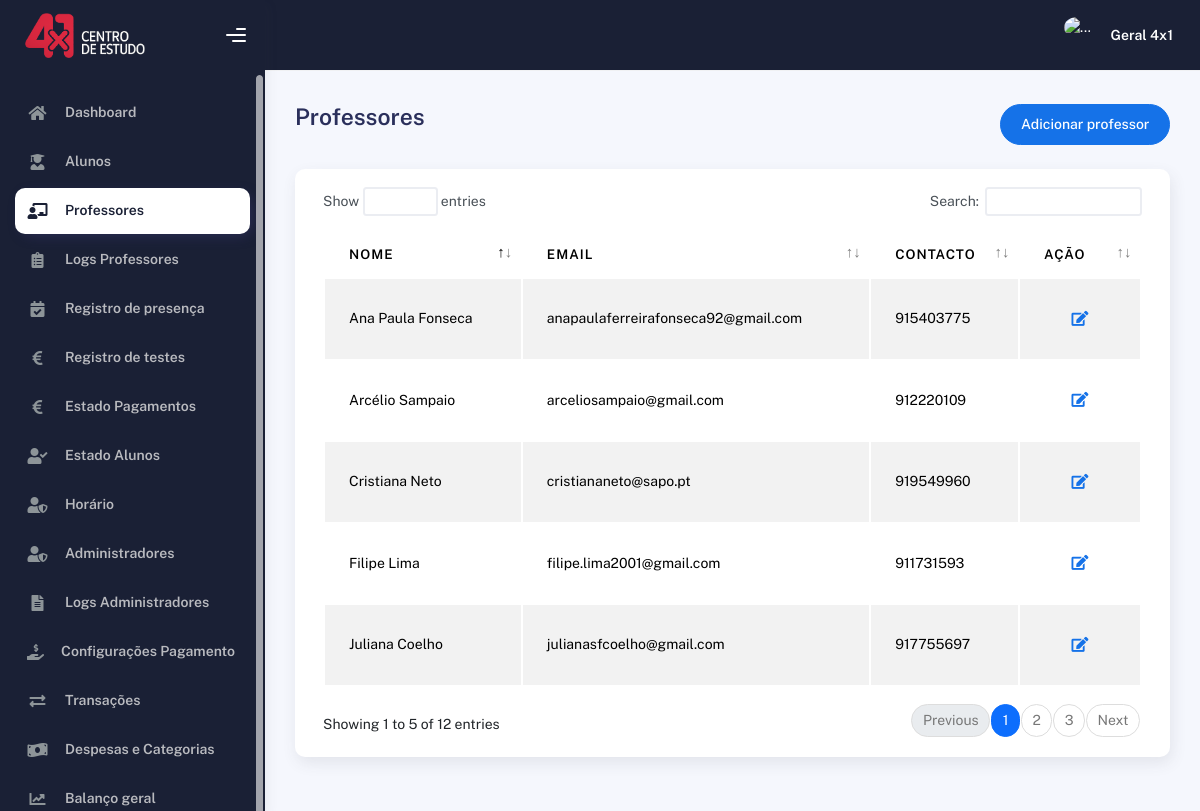
Page /professor.php (signed in) on the earlier database version.
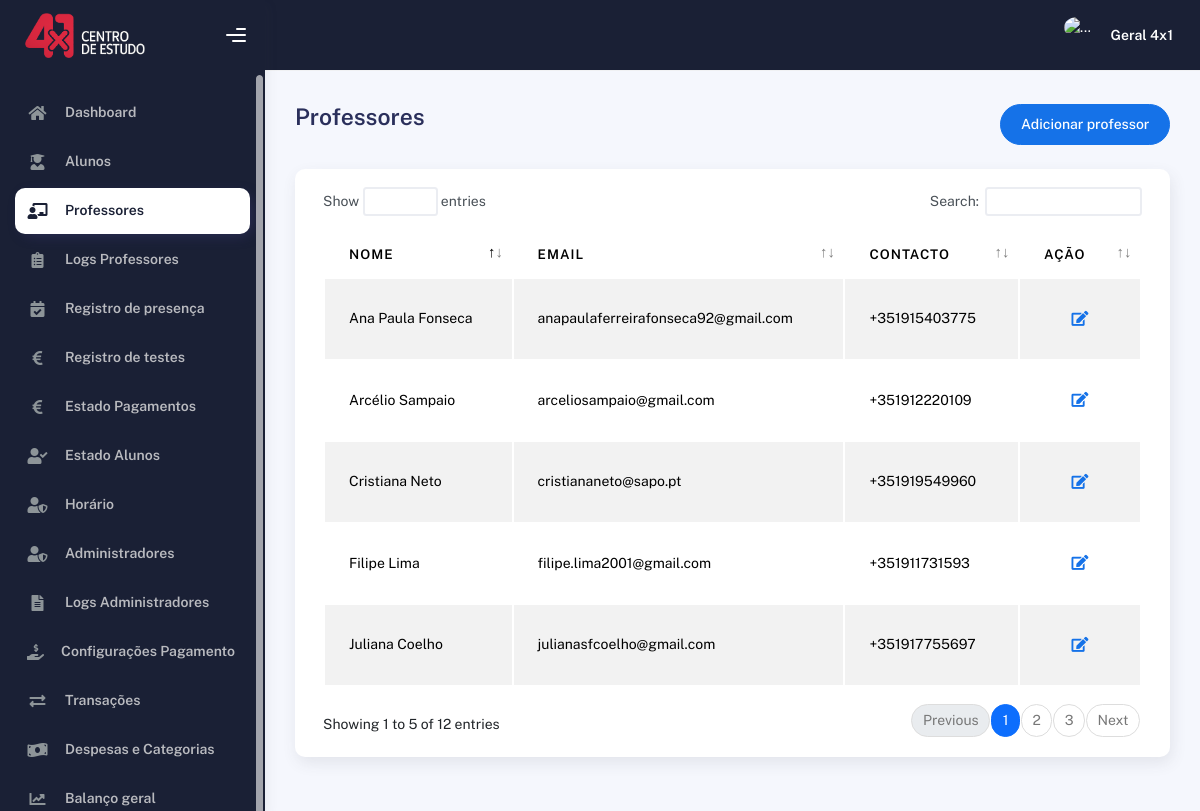
Same page on the later database version.
### tables this page shows
CREATE TABLE IF NOT EXISTS `professores` (
  `id` int NOT NULL AUTO_INCREMENT,
  `nome` text NOT NULL,
  `email` text NOT NULL,
  `contacto` varchar(25) NOT NULL,
  `pass` text NOT NULL,
  `img` text NOT NULL,
  `notHorario` tinyint NOT NULL DEFAULT '0',
  `ativo` tinyint NOT NULL DEFAULT '1',
  PRIMARY KEY (`id`)
);

### professor.php (the view, shortened to what this page needs)
<?php
    include('./head.php');
    $estouEm = 3;
?>
</head>
  <body>
    <div class="wrapper">
      <?php
        include('./sideBar.php');
      ?>
        <div class="container">
          <div class="page-inner">
            <div
              class="d-flex align-items-left align-items-md-center flex-column flex-md-row pt-2 pb-4"
            >
              <div>
                <h3 class="fw-bold mb-3">Professores</h3>
              </div>
              <div class="ms-md-auto py-2 py-md-0">
                <a href="professorCriar.php" class="btn btn-primary btn-round">Adicionar professor</a>
              </div>
            </div>
            <div class="col-md-12">
              <div class="card">
                <div class="card-body">
                  <div class="table-responsive">
                    <table
                      id="multi-filter-select"
                      class="display table table-striped table-hover"
                    >
                      <thead>
                        <tr>
                          <th>Nome</th>
                          <th>Email</th>
                          <th>Contacto</th>
                          <th style="width: 10%">Ação</th>
                        </tr>
                      </thead>
                      <tbody>
                        <?php
                          $sql = "SELECT id, nome, email, contacto FROM professores ORDER BY ativo DESC;";
                          $result = $con->query($sql);
                          if ($result->num_rows > 0) {
                            while ($row = $result->fetch_assoc()) {
                              echo "<tr>
                                      <td>{$row['nome']}</td>
                                      <td>{$row['email']}</td>
                                      <td>{$row['contacto']}</td>
                                      <td>
                                        <div class=\"form-button-action\">
                                          <button
                                            type=\"button\"
                                            data-bs-toggle=\"tooltip\"
                                            onclick=\"window.location.href='professorEdit.php?idProf=" . $row['id'] . "'\"
                                            class=\"btn btn-link btn-primary btn-lg\"
                                            data-original-title=\"Editar Professor\"
                                          >
                                            <i class=\"fa fa-edit\"></i>
                                          </button>
                                        </div>
                                      </td>
                                  </tr>";
                            }
                          }
                        ?>
                      </tbody>
                    </table>
                  </div>
                </div>
              </div>
            </div>
          </div>
        </div>
      </div>
    </div>
  </body>
</html>

### head.php (shortened to what this page needs)
<!DOCTYPE html>
<html lang="en">
<head>
    <link rel="stylesheet" href="https://cdnjs.cloudflare.com/ajax/libs/intl-tel-input/17.0.8/css/intlTelInput.css"/>
    <link href="https://cdnjs.cloudflare.com/ajax/libs/font-awesome/6.0.0/css/all.min.css" rel="stylesheet">
    <link rel="stylesheet" href="assets/css/bootstrap.min.css" />
    <link rel="stylesheet" href="assets/css/plugins.min.css" />
    <link rel="stylesheet" href="assets/css/kaiadmin.min.css" />
</head>

### sideBar.php (shortened to what this page needs)
<div class="sidebar sidebar-style-2" data-background-color="dark">
    <div class="sidebar-logo">
        <div class="logo-header" data-background-color="dark">
            <a href="dashboard.php" class="logo">
                <img src="./images/LogoBranco4x1.png" alt="navbar brand" class="navbar-brand" height="45">
            </a>
            <div class="nav-toggle">
                <button class="btn btn-toggle toggle-sidebar">
                    <i class="gg-menu-right"></i>
                </button>
            </div>
        </div>
    </div>
    <div class="sidebar-wrapper scrollbar scrollbar-inner">
        <div class="sidebar-content">
        <ul class="nav nav-secondary">
            <li class="nav-item <?php echo ($estouEm == 1) ? 'active' : ''; ?>">
                <a href="dashboard.php">
                    <i class="fas fa-home"></i>
                    <p>Dashboard</p>
                </a>
            </li>
            <li class="nav-item <?php echo ($estouEm == 2) ? 'active' : ''; ?>">
                <a href="aluno.php">
                    <i class="fas fa-user-graduate"></i>
                    <p>Alunos</p>
                </a>
            </li>
            <?php if ($_SESSION["tipo"] == "administrador") { ?>
                <li class="nav-item <?php echo ($estouEm == 3) ? 'active' : ''; ?>">
                    <a href="professor.php">
                        <i class="fas fa-chalkboard-teacher"></i>
                        <p>Professores</p>
                    </a>
                </li>
                <li class="nav-item <?php echo ($estouEm == 4) ? 'active' : ''; ?>">
                    <a href="professorLogs.php">
                        <i class="fas fa-clipboard-list"></i>
                        <p>Logs Professores</p>
                    </a>
                </li>
            <?php } ?>
            <li class="nav-item <?php echo ($estouEm == 5) ? 'active' : ''; ?>">
                <a href="presenca.php">
                    <i class="fas fa-calendar-check"></i>
                    <p>Registro de presença</p>
                </a>
            </li>
            <li class="nav-item <?php echo ($estouEm == 6) ? 'active' : ''; ?>">
                <a href="testes.php">
                    <i class="fas fa-euro-sign"></i>
                    <p>Registro de testes</p>
                </a>
            </li>
            <li class="nav-item <?php echo ($estouEm == 7) ? 'active' : ''; ?>">
                <a href="pagamentoEstado.php">
                    <i class="fas fa-euro-sign"></i>
                    <p>Estado Pagamentos</p>
                </a>
            </li>
            <li class="nav-item <?php echo ($estouEm == 8) ? 'active' : ''; ?>">
                <a href="estadoAlunos.php">
                    <i class="fas fa-user-check"></i>
                    <p>Estado Alunos</p>
                </a>
            </li>
            <li class="nav-item <?php echo ($estouEm == 9) ? 'active' : ''; ?>">
                <a href="horario.php">
                    <i class="fas fa-user-shield"></i>
                    <p>Horário</p>
                </a>
            </li>
            <?php if ($_SESSION["tipo"] == "administrador") { ?>
                <li class="nav-item <?php echo ($estouEm == 10) ? 'active' : ''; ?>">
                    <a href="admin.php">
                        <i class="fas fa-user-shield"></i>
                        <p>Administradores</p>
                    </a>
                </li>
                <li class="nav-item <?php echo ($estouEm == 11) ? 'active' : ''; ?>">
                    <a href="adminLogs.php">
                        <i class="fas fa-file-alt"></i>
                        <p>Logs Administradores</p>
                    </a>
                </li>
                <li class="nav-item <?php echo ($estouEm == 12) ? 'active' : ''; ?>">
                    <a href="pagamentoConfig.php">
                        <i class="fas fa-hand-holding-usd"></i>
                        <p>Configurações Pagamento</p>
                    </a>
                </li>
                <li class="nav-item <?php echo ($estouEm == 13) ? 'active' : ''; ?>">
                    <a href="transacoes.php">
                        <i class="fas fa-exchange-alt"></i>
                        <p>Transações</p>
                    </a>
                </li>
                <li class="nav-item <?php echo ($estouEm == 14) ? 'active' : ''; ?>">
                    <a href="despesas.php">
                        <i class="fas fa-money-bill-wave"></i>
                        <p>Despesas e Categorias</p>
                    </a>
                </li>
                <li class="nav-item <?php echo ($estouEm == 15) ? 'active' : ''; ?>">
                    <a href="balancoGeral.php">
                        <i class="fas fa-chart-line"></i>
                        <p>Balanço geral</p>
                    </a>
                </li>
            <?php } ?>
        </ul>
        </div>
    </div>
    </div>
<div class="main-panel">
    <div class="main-header">
        <nav
        class="navbar navbar-header navbar-header-transparent navbar-expand-lg border-bottom"
            data-background-color="dark"
        >
            <div class="container-fluid">
                <ul class="navbar-nav topbar-nav ms-md-auto align-items-center">
                    <li class="nav-item topbar-user dropdown hidden-caret">
                        <a
                            class="dropdown-toggle profile-pic"
                            data-bs-toggle="dropdown"
                            href="#"
                            aria-expanded="false"
                        >
                            <div class="avatar-sm">
                                <img
                                src="<?php echo $_SESSION['img']; ?>"
                                alt="..."
                                class="avatar-img rounded-circle"
                                />
                            </div>
                            <span class="profile-username">
                                <span class="fw-bold"><?php echo $_SESSION['nome']; ?></span>
                            </span>
                        </a>
                    </li>
                </ul>
            </div>
        </nav>
    </div>

Differences in the rows shown:
changed professores "Juliana Coelho": contacto "917755697" → "+351917755697"
changed professores "Filipe Lima": contacto "911731593" → "+351911731593"
changed professores "Cristiana Neto": contacto "919549960" → "+351919549960"
changed professores "Ana Paula Fonseca": contacto "915403775" → "+351915403775"
changed professores "Arcélio Sampaio": contacto "912220109" → "+351912220109"
